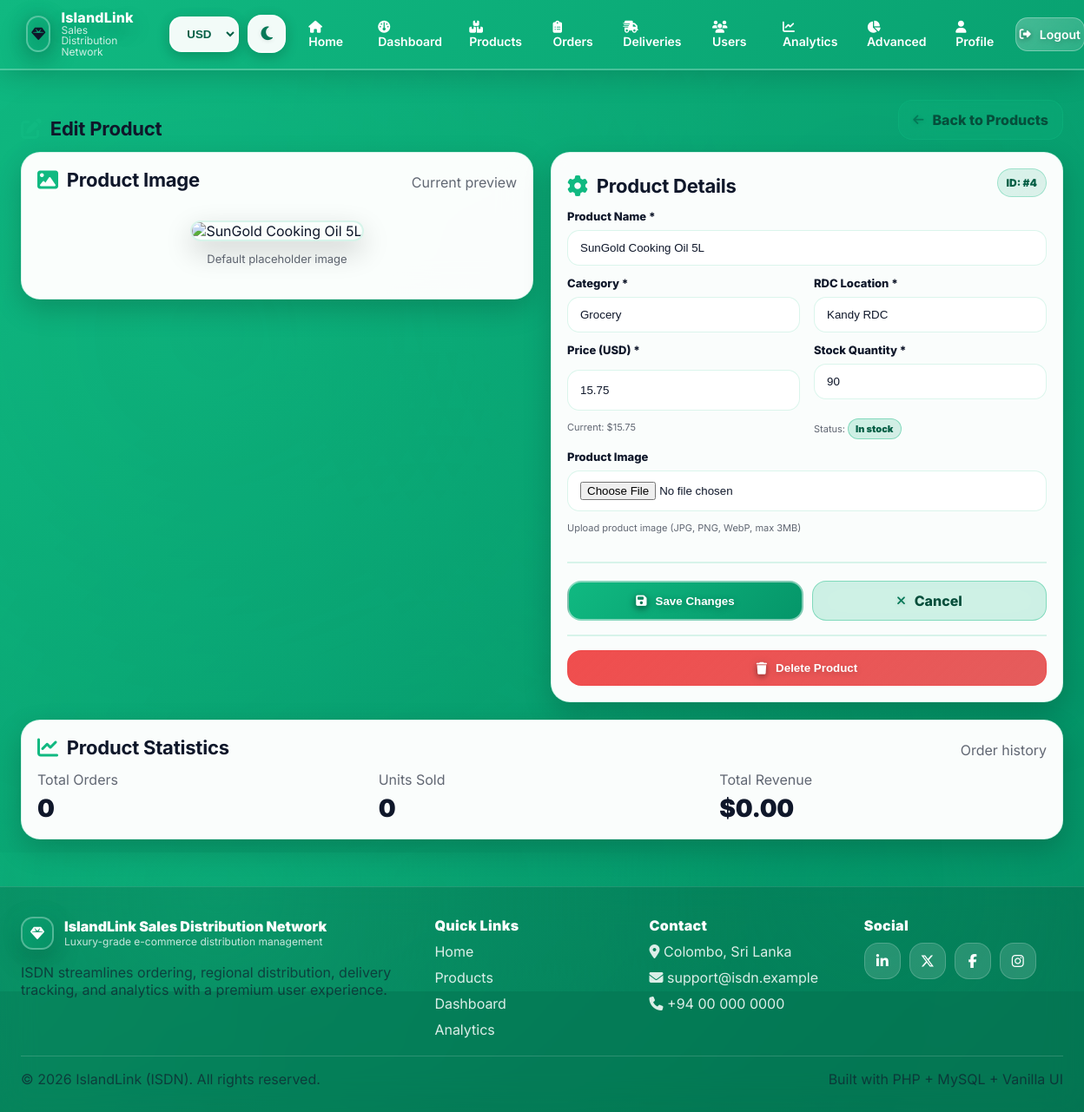
Screenshot of /product-edit.php?id=4 (signed in) with the database file from the repository.
### tables this page shows
CREATE TABLE `products` (
  `id` INT NOT NULL AUTO_INCREMENT,
  `name` VARCHAR(100) NOT NULL,
  `category` VARCHAR(50) NOT NULL,
  `price` DECIMAL(10,2) NOT NULL DEFAULT 0.00,
  `stock` INT NOT NULL DEFAULT 0,
  `rdc_location` VARCHAR(50) NOT NULL,
  `image` VARCHAR(255) NULL,
  `created_at` TIMESTAMP NOT NULL DEFAULT CURRENT_TIMESTAMP,
  PRIMARY KEY (`id`),
  KEY `idx_products_category` (`category`),
  KEY `idx_products_rdc` (`rdc_location`)
);

### db.php (called while the page is built, shortened)
<?php
function currency_get() {
  return isset($_SESSION['currency']) && in_array($_SESSION['currency'], ['USD','LKR'], true)
    ? $_SESSION['currency'] : 'USD';
}

### price-helper.php (called while the page is built, shortened)
<?php
function price_label($usdAmount, $currency = 'USD') {
  $usd = (float)$usdAmount;
  return '$' . number_format($usd, 2);
}

### product-edit.php (the view, shortened to what this page needs)
<?php
require_once __DIR__ . '/db.php';
require_once __DIR__ . '/icons.php';
require_once __DIR__ . '/price-helper.php';
$productId = (int)($_GET['id'] ?? 0);
$product = null;
$r = mysqli_query($conn, "SELECT * FROM products WHERE id = $productId LIMIT 1");
if ($r && mysqli_num_rows($r) === 1) {
  $product = mysqli_fetch_assoc($r);
} else {
  flash_set('err', 'Product not found.');
  header('Location: products.php');
  exit;
}
$r = mysqli_query($conn, "SELECT * FROM products WHERE id = $productId LIMIT 1");
if ($r && mysqli_num_rows($r) === 1) {
  $product = mysqli_fetch_assoc($r);
} else {
  flash_set('err', 'Product not found.');
  header('Location: products.php');
  exit;
}
$currency = currency_get();
$img = $product['image'] ? $product['image'] : 'https://images.unsplash.com/photo-1526367790999-0150786686a2?auto=format&fit=crop&w=1200&q=80';
?>
<!doctype html>
<html lang="en" data-theme="<?php echo isset($_SESSION['theme']) ? htmlspecialchars($_SESSION['theme']) : 'light'; ?>" data-currency="<?php echo htmlspecialchars($currency); ?>">
<head>
  <link rel="stylesheet" href="https://cdnjs.cloudflare.com/ajax/libs/font-awesome/6.5.1/css/all.min.css">
  <link rel="stylesheet" href="style.css">
  <link rel="stylesheet" href="ecommerce-styles.css">
</head>
<body>
  <?php include __DIR__ . '/navbar.php'; ?>
  <main class="main">
    <div class="container">
      <div class="section-head">
        <h2><?php echo icon('pen-to-square'); ?> Edit Product</h2>
        <a class="btn btn-ghost" href="products.php"><?php echo icon('arrow-left'); ?> Back to Products</a>
      </div>
      <div class="grid cols-2" style="align-items:start; gap:20px;">
        <section class="card pad lift" style="animation-delay:.06s">
          <div class="section-head">
            <h2><?php echo icon('image'); ?> Product Image</h2>
            <span class="muted">Current preview</span>
          </div>
          <div style="text-align:center; padding:20px;">
            <img src="<?php echo htmlspecialchars($img); ?>" alt="<?php echo htmlspecialchars($product['name']); ?>" data-preview
                 style="width:100%; max-width:400px; height:auto; border-radius:18px; border:2px solid var(--border); box-shadow:var(--shadow-md);">
            <div class="muted" style="margin-top:12px; font-size:13px" id="image-status">
              <?php echo $product['image'] ? 'Current product image' : 'Default placeholder image'; ?>
            </div>
          </div>
        </section>
        <section class="card pad lift" style="animation-delay:.12s">
          <div class="section-head">
            <h2><?php echo icon('gear'); ?> Product Details</h2>
            <span class="badge-status">ID: #<?php echo (int)$product['id']; ?></span>
          </div>
          <form class="form" method="post" enctype="multipart/form-data">
            <div class="field">
              <label>Product Name *</label>
              <input class="input" name="name" value="<?php echo htmlspecialchars($product['name']); ?>" required placeholder="Enter product name">
            </div>
            <div class="grid cols-2">
              <div class="field">
                <label>Category *</label>
                <input class="input" name="category" value="<?php echo htmlspecialchars($product['category']); ?>" required placeholder="e.g. Grocery">
              </div>
              <div class="field">
                <label>RDC Location *</label>
                <input class="input" name="rdc_location" value="<?php echo htmlspecialchars($product['rdc_location']); ?>" required placeholder="e.g. Colombo RDC">
              </div>
            </div>
            <div class="grid cols-2">
              <div class="field">
                <label>Price (USD) *</label>
                <input class="input" name="price" type="number" step="0.01" min="0" value="<?php echo htmlspecialchars((string)$product['price']); ?>" required>
                <div class="muted" style="font-size:11px; margin-top:4px;">
                  Current: <span data-price="<?php echo htmlspecialchars((string)$product['price']); ?>"><?php echo htmlspecialchars(price_label($product['price'], $currency)); ?></span>
                </div>
              </div>
              <div class="field">
                <label>Stock Quantity *</label>
                <input class="input" name="stock" type="number" min="0" value="<?php echo (int)$product['stock']; ?>" required>
                <div class="muted" style="font-size:11px; margin-top:4px;">
                  <?php
                    $stock = (int)$product['stock'];
                    $stockClass = $stock <= 0 ? 'stock-out' : ($stock <= 10 ? 'stock-low' : 'stock-ok');
                    $stockLabel = $stock <= 0 ? 'Out of stock' : ($stock <= 10 ? 'Low stock' : 'In stock');
                  ?>
                  Status: <span class="stock-badge <?php echo $stockClass; ?>" style="font-size:11px; padding:4px 8px;"><?php echo $stockLabel; ?></span>
                </div>
              </div>
            </div>
            <div class="field">
              <label>Product Image</label>
              <input class="input" name="image" type="file" accept=".jpg,.jpeg,.png,.webp">
              <div class="muted" style="font-size:11px; margin-top:4px;">
                <?php echo $product['image'] ? 'Select new image to preview and replace current' : 'Upload product image (JPG, PNG, WebP, max 3MB)'; ?>
              </div>
            </div>
            <div class="product-actions" style="margin-top:20px; padding-top:20px; border-top:2px solid var(--border);">
              <button class="btn btn-primary" type="submit" style="flex:1;">
                <?php echo icon('floppy-disk'); ?> Save Changes
              </button>
              <a class="btn btn-ghost" href="products.php" style="flex:1;">
                <?php echo icon('xmark'); ?> Cancel
              </a>
            </div>
          </form>
          <form method="post" onsubmit="return confirm('Are you sure you want to delete this product? This action cannot be undone.\n\nNote: Products with existing orders cannot be deleted.');" style="margin-top:16px; padding-top:16px; border-top:2px solid var(--border);">
            <button class="btn" type="submit" style="width:100%; background: linear-gradient(135deg, rgba(239,68,68,.95), rgba(220,38,38,.75)); border-color: rgba(239,68,68,.5); color:#fff;">
              <?php echo icon('trash'); ?> Delete Product
            </button>
          </form>
        </section>
      </div>
      <section class="card pad lift" style="margin-top:20px; animation-delay:.18s">
        <div class="section-head">
          <h2><?php echo icon('chart-line'); ?> Product Statistics</h2>
          <span class="muted">Order history</span>
        </div>
        <?php
          $statsQuery = mysqli_query($conn, "SELECT
            COUNT(DISTINCT oi.order_id) as total_orders,
            SUM(oi.quantity) as total_sold,
            SUM(oi.quantity * oi.price) as total_revenue
            FROM order_items oi
            WHERE oi.product_id = $productId");
          $stats = ['total_orders' => 0, 'total_sold' => 0, 'total_revenue' => 0.0];
          if ($statsQuery && $statsRow = mysqli_fetch_assoc($statsQuery)) {
            $stats = [
              'total_orders' => (int)$statsRow['total_orders'],
              'total_sold' => (int)$statsRow['total_sold'],
              'total_revenue' => (float)$statsRow['total_revenue']
            ];
          }
        ?>
        <div class="grid cols-3">
          <div>
            <div class="muted">Total Orders</div>
            <div style="font-size:28px; font-weight:1000; margin-top:6px;"><?php echo $stats['total_orders']; ?></div>
          </div>
          <div>
            <div class="muted">Units Sold</div>
            <div style="font-size:28px; font-weight:1000; margin-top:6px;"><?php echo $stats['total_sold']; ?></div>
          </div>
          <div>
            <div class="muted">Total Revenue</div>
            <div class="price" data-price="<?php echo htmlspecialchars((string)$stats['total_revenue']); ?>" style="font-size:28px; margin-top:6px;"><?php echo htmlspecialchars(price_label($stats['total_revenue'], $currency)); ?></div>
          </div>
        </div>
      </section>
    </div>
  </main>
  <?php include __DIR__ . '/footer.php'; ?>
</body>
</html>

### ecommerce-styles.css (style rules this page uses)
.section-head { display:flex; align-items:flex-end; justify-content:space-between; gap: 16px; margin-bottom: 14px; }
.section-head h2 { margin:0; font-size: 22px; letter-spacing: -.01em; color: var(--text); display: flex; align-items: center; gap: 10px; }
.stock-badge { display:inline-flex; align-items:center; gap:8px; padding: 8px 10px; border-radius: 999px; font-weight:900; font-size:12px; border:1px solid var(--border); margin-top: 10px; }
.stock-ok { background: linear-gradient(135deg, rgba(16,185,129,.2), rgba(5,150,105,.15)); border-color: rgba(16,185,129,.4); color: #065f46; }
.product-actions { display:flex; gap:10px; flex-wrap:wrap; margin-top: 12px; position: relative; z-index: 2; }
.price { font-weight:1000; font-size: 18px; letter-spacing: -.01em; }

### rows the page displays
products: id "4", name "SunGold Cooking Oil 5L", category "Grocery", rdc_location "Kandy RDC", price "15.75", price "$15.75", stock "90", stock "In stock"

### other values shown
$stats['total_orders'] "0"
$stats['total_sold'] "0"
price_label($stats['total_revenue'], $currency) "$0.00"
